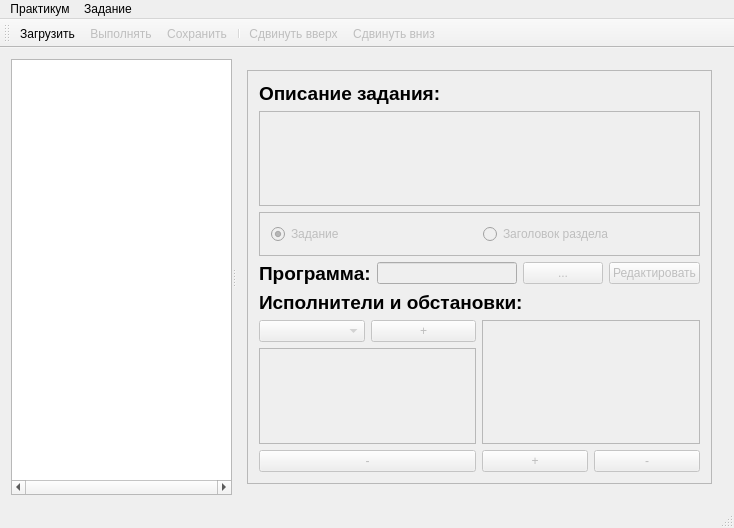
<?xml version="1.0" encoding="UTF-8"?>
<ui version="4.0">
 <class>MainWindowTask</class>
 <widget class="QMainWindow" name="MainWindowTask">
  <property name="geometry">
   <rect>
    <x>0</x>
    <y>0</y>
    <width>734</width>
    <height>528</height>
   </rect>
  </property>
  <property name="windowTitle">
   <string>Редактор практикумов</string>
  </property>
  <property name="windowIcon">
   <iconset>
    <normaloff>:/taskEdit.png</normaloff>:/taskEdit.png</iconset>
  </property>
  <widget class="QWidget" name="centralWidget">
   <layout class="QGridLayout" name="gridLayout_2">
    <item row="0" column="0">
     <layout class="QGridLayout" name="gridLayout">
      <item row="0" column="0">
       <widget class="QSplitter" name="splitter">
        <property name="orientation">
         <enum>Qt::Horizontal</enum>
        </property>
        <widget class="QTreeView" name="treeView">
         <property name="minimumSize">
          <size>
           <width>200</width>
           <height>100</height>
          </size>
         </property>
         <property name="horizontalScrollBarPolicy">
          <enum>Qt::ScrollBarAlwaysOn</enum>
         </property>
         <property name="showDropIndicator" stdset="0">
          <bool>false</bool>
         </property>
         <property name="selectionMode">
          <enum>QAbstractItemView::ExtendedSelection</enum>
         </property>
         <property name="selectionBehavior">
          <enum>QAbstractItemView::SelectItems</enum>
         </property>
         <property name="indentation">
          <number>16</number>
         </property>
         <property name="uniformRowHeights">
          <bool>true</bool>
         </property>
        </widget>
        <widget class="QWidget" name="horizontalLayoutWidget">
         <layout class="QHBoxLayout" name="horizontalLayout">
          <item>
           <widget class="QFrame" name="frame">
            <property name="frameShape">
             <enum>QFrame::StyledPanel</enum>
            </property>
            <property name="frameShadow">
             <enum>QFrame::Raised</enum>
            </property>
            <layout class="QVBoxLayout" name="verticalLayout_2">
             <item>
              <widget class="QLabel" name="label">
               <property name="font">
                <font>
                 <pointsize>14</pointsize>
                 <weight>75</weight>
                 <bold>true</bold>
                </font>
               </property>
               <property name="text">
                <string>Описание задания:</string>
               </property>
              </widget>
             </item>
             <item>
              <layout class="QVBoxLayout" name="verticalLayout">
               <item>
                <widget class="QTextEdit" name="descEdit">
                 <property name="enabled">
                  <bool>false</bool>
                 </property>
                 <property name="minimumSize">
                  <size>
                   <width>0</width>
                   <height>20</height>
                  </size>
                 </property>
                </widget>
               </item>
              </layout>
             </item>
             <item>
              <widget class="QFrame" name="typeGroup">
               <property name="enabled">
                <bool>false</bool>
               </property>
               <property name="frameShape">
                <enum>QFrame::StyledPanel</enum>
               </property>
               <property name="frameShadow">
                <enum>QFrame::Raised</enum>
               </property>
               <layout class="QHBoxLayout" name="horizontalLayout_6">
                <item>
                 <widget class="QRadioButton" name="zadRb">
                  <property name="text">
                   <string>Задание</string>
                  </property>
                  <property name="checked">
                   <bool>true</bool>
                  </property>
                 </widget>
                </item>
                <item>
                 <widget class="QRadioButton" name="nodeRb">
                  <property name="text">
                   <string>Заголовок раздела</string>
                  </property>
                 </widget>
                </item>
               </layout>
              </widget>
             </item>
             <item>
              <widget class="QFrame" name="frame_7">
               <property name="frameShape">
                <enum>QFrame::NoFrame</enum>
               </property>
               <property name="frameShadow">
                <enum>QFrame::Plain</enum>
               </property>
               <property name="lineWidth">
                <number>0</number>
               </property>
               <layout class="QHBoxLayout" name="horizontalLayout_5">
                <property name="spacing">
                 <number>-1</number>
                </property>
                <property name="margin">
                 <number>0</number>
                </property>
                <item>
                 <widget class="QLabel" name="label_2">
                  <property name="font">
                   <font>
                    <pointsize>14</pointsize>
                    <weight>75</weight>
                    <bold>true</bold>
                   </font>
                  </property>
                  <property name="text">
                   <string>Программа:</string>
                  </property>
                 </widget>
                </item>
                <item>
                 <widget class="QLineEdit" name="prgEdit">
                  <property name="enabled">
                   <bool>false</bool>
                  </property>
                 </widget>
                </item>
                <item>
                 <widget class="QPushButton" name="selFileButt">
                  <property name="enabled">
                   <bool>false</bool>
                  </property>
                  <property name="text">
                   <string>...</string>
                  </property>
                 </widget>
                </item>
                <item>
                 <widget class="QPushButton" name="editFButt">
                  <property name="enabled">
                   <bool>false</bool>
                  </property>
                  <property name="text">
                   <string>Редактировать</string>
                  </property>
                 </widget>
                </item>
               </layout>
              </widget>
             </item>
             <item>
              <widget class="QLabel" name="label_3">
               <property name="font">
                <font>
                 <pointsize>14</pointsize>
                 <weight>75</weight>
                 <bold>true</bold>
                </font>
               </property>
               <property name="text">
                <string>Исполнители и обстановки:</string>
               </property>
              </widget>
             </item>
             <item>
              <widget class="QFrame" name="frame_2">
               <property name="frameShape">
                <enum>QFrame::Box</enum>
               </property>
               <property name="frameShadow">
                <enum>QFrame::Raised</enum>
               </property>
               <property name="lineWidth">
                <number>0</number>
               </property>
               <layout class="QHBoxLayout" name="horizontalLayout_4">
                <property name="margin">
                 <number>0</number>
                </property>
                <item>
                 <widget class="QFrame" name="frame_3">
                  <property name="minimumSize">
                   <size>
                    <width>0</width>
                    <height>100</height>
                   </size>
                  </property>
                  <property name="frameShape">
                   <enum>QFrame::NoFrame</enum>
                  </property>
                  <property name="frameShadow">
                   <enum>QFrame::Plain</enum>
                  </property>
                  <property name="lineWidth">
                   <number>0</number>
                  </property>
                  <layout class="QVBoxLayout" name="verticalLayout_3">
                   <property name="margin">
                    <number>0</number>
                   </property>
                   <item>
                    <widget class="QFrame" name="frame_5">
                     <property name="frameShape">
                      <enum>QFrame::Box</enum>
                     </property>
                     <property name="frameShadow">
                      <enum>QFrame::Plain</enum>
                     </property>
                     <property name="lineWidth">
                      <number>0</number>
                     </property>
                     <layout class="QHBoxLayout" name="horizontalLayout_2">
                      <property name="margin">
                       <number>0</number>
                      </property>
                      <item>
                       <widget class="QComboBox" name="ispSel">
                        <property name="enabled">
                         <bool>false</bool>
                        </property>
                       </widget>
                      </item>
                      <item>
                       <widget class="QPushButton" name="addIspButt">
                        <property name="enabled">
                         <bool>false</bool>
                        </property>
                        <property name="text">
                         <string>+</string>
                        </property>
                       </widget>
                      </item>
                     </layout>
                    </widget>
                   </item>
                   <item>
                    <widget class="QListWidget" name="ispList">
                     <property name="enabled">
                      <bool>false</bool>
                     </property>
                    </widget>
                   </item>
                   <item>
                    <widget class="QPushButton" name="remIspButt">
                     <property name="enabled">
                      <bool>false</bool>
                     </property>
                     <property name="text">
                      <string>-</string>
                     </property>
                    </widget>
                   </item>
                  </layout>
                 </widget>
                </item>
                <item>
                 <widget class="QFrame" name="frame_4">
                  <property name="frameShape">
                   <enum>QFrame::NoFrame</enum>
                  </property>
                  <property name="frameShadow">
                   <enum>QFrame::Raised</enum>
                  </property>
                  <property name="lineWidth">
                   <number>0</number>
                  </property>
                  <layout class="QVBoxLayout" name="verticalLayout_4">
                   <property name="margin">
                    <number>0</number>
                   </property>
                   <item>
                    <widget class="QListWidget" name="fieldsList">
                     <property name="enabled">
                      <bool>false</bool>
                     </property>
                    </widget>
                   </item>
                   <item>
                    <widget class="QFrame" name="frame_6">
                     <property name="frameShape">
                      <enum>QFrame::NoFrame</enum>
                     </property>
                     <property name="frameShadow">
                      <enum>QFrame::Plain</enum>
                     </property>
                     <property name="lineWidth">
                      <number>0</number>
                     </property>
                     <layout class="QHBoxLayout" name="horizontalLayout_3">
                      <property name="margin">
                       <number>0</number>
                      </property>
                      <item>
                       <widget class="QPushButton" name="addFieldButt">
                        <property name="enabled">
                         <bool>false</bool>
                        </property>
                        <property name="text">
                         <string>+</string>
                        </property>
                       </widget>
                      </item>
                      <item>
                       <widget class="QPushButton" name="remFieldButt">
                        <property name="enabled">
                         <bool>false</bool>
                        </property>
                        <property name="text">
                         <string>-</string>
                        </property>
                       </widget>
                      </item>
                     </layout>
                    </widget>
                   </item>
                  </layout>
                 </widget>
                </item>
               </layout>
              </widget>
             </item>
            </layout>
           </widget>
          </item>
         </layout>
        </widget>
       </widget>
      </item>
     </layout>
    </item>
   </layout>
  </widget>
  <widget class="QToolBar" name="mainToolBar">
   <attribute name="toolBarArea">
    <enum>TopToolBarArea</enum>
   </attribute>
   <attribute name="toolBarBreak">
    <bool>false</bool>
   </attribute>
   <addaction name="loadCurs"/>
   <addaction name="do_task"/>
   <addaction name="actionS"/>
   <addaction name="separator"/>
   <addaction name="actionup"/>
   <addaction name="actionDown"/>
  </widget>
  <widget class="QStatusBar" name="statusBar"/>
  <widget class="QMenuBar" name="menuBar">
   <property name="geometry">
    <rect>
     <x>0</x>
     <y>0</y>
     <width>734</width>
     <height>22</height>
    </rect>
   </property>
   <widget class="QMenu" name="menu">
    <property name="title">
     <string>Практикум</string>
    </property>
    <widget class="QMenu" name="rescentMenu">
     <property name="title">
      <string>Недавние</string>
     </property>
     <addaction name="separator"/>
    </widget>
    <addaction name="actionNewK"/>
    <addaction name="loadCurs"/>
    <addaction name="rescentMenu"/>
    <addaction name="actionS"/>
    <addaction name="actionSave"/>
    <addaction name="separator"/>
    <addaction name="actionClose"/>
    <addaction name="separator"/>
   </widget>
   <widget class="QMenu" name="menu_2">
    <property name="title">
     <string>Задание</string>
    </property>
    <widget class="QMenu" name="menuMove">
     <property name="enabled">
      <bool>false</bool>
     </property>
     <property name="title">
      <string>Переместить</string>
     </property>
     <addaction name="separator"/>
    </widget>
    <addaction name="do_task"/>
    <addaction name="actionAdd"/>
    <addaction name="actionRemove"/>
    <addaction name="addDeep"/>
    <addaction name="actionup"/>
    <addaction name="actionDown"/>
    <addaction name="actionMakeSection"/>
    <addaction name="menuMove"/>
   </widget>
   <addaction name="menu"/>
   <addaction name="menu_2"/>
  </widget>
  <action name="loadCurs">
   <property name="text">
    <string>Загрузить</string>
   </property>
  </action>
  <action name="checkTask">
   <property name="enabled">
    <bool>false</bool>
   </property>
   <property name="text">
    <string>Проверить</string>
   </property>
  </action>
  <action name="action_3">
   <property name="enabled">
    <bool>false</bool>
   </property>
   <property name="text">
    <string>Сбросить</string>
   </property>
  </action>
  <action name="action_4">
   <property name="enabled">
    <bool>false</bool>
   </property>
   <property name="text">
    <string>Подсказка</string>
   </property>
  </action>
  <action name="actionClose">
   <property name="text">
    <string>Закрыть</string>
   </property>
  </action>
  <action name="do_task">
   <property name="enabled">
    <bool>false</bool>
   </property>
   <property name="text">
    <string>Выполнять</string>
   </property>
   <property name="visible">
    <bool>false</bool>
   </property>
  </action>
  <action name="actionSave">
   <property name="enabled">
    <bool>false</bool>
   </property>
   <property name="text">
    <string>Сохранить как...</string>
   </property>
  </action>
  <action name="actionReset">
   <property name="enabled">
    <bool>false</bool>
   </property>
   <property name="text">
    <string>Сбросить</string>
   </property>
  </action>
  <action name="actionTested">
   <property name="enabled">
    <bool>false</bool>
   </property>
   <property name="text">
    <string>Вернуться к проверенной</string>
   </property>
  </action>
  <action name="actionAdd">
   <property name="checkable">
    <bool>false</bool>
   </property>
   <property name="text">
    <string>Копировать</string>
   </property>
  </action>
  <action name="actionRemove">
   <property name="text">
    <string>Удалить </string>
   </property>
  </action>
  <action name="actionEdit">
   <property name="enabled">
    <bool>false</bool>
   </property>
   <property name="text">
    <string>Редактировать</string>
   </property>
  </action>
  <action name="addDeep">
   <property name="text">
    <string>Копировать вглубь</string>
   </property>
  </action>
  <action name="actionSaveK">
   <property name="text">
    <string>Сохранить</string>
   </property>
   <property name="visible">
    <bool>false</bool>
   </property>
  </action>
  <action name="actionSaveKas">
   <property name="text">
    <string>Сохранить как...</string>
   </property>
  </action>
  <action name="actionNewK">
   <property name="text">
    <string>Новый</string>
   </property>
  </action>
  <action name="actionup">
   <property name="enabled">
    <bool>false</bool>
   </property>
   <property name="icon">
    <iconset resource="marks.qrc">
     <normaloff>:/arrow_up.svg</normaloff>
     <disabledoff>:/arrow_upDIS.svg</disabledoff>
     :/arrow_up.svg
    </iconset>
   </property>
   <property name="text">
    <string>Сдвинуть вверх</string>
   </property>
  </action>
  <action name="actionDown">
   <property name="enabled">
    <bool>false</bool>
   </property>
   <property name="icon">
    <iconset resource="marks.qrc">
     <normaloff>:/arrow_down.svg</normaloff>
     <disabledoff>:/arrow_downDIS.svg</disabledoff>
     :/arrow_down.svg
    </iconset>
   </property>
   <property name="text">
    <string>Сдвинуть вниз</string>
   </property>
  </action>
  <action name="actionS">
   <property name="enabled">
    <bool>false</bool>
   </property>
   <property name="text">
    <string>Сохранить </string>
   </property>
  </action>
  <action name="actionMakeSection">
   <property name="enabled">
    <bool>false</bool>
   </property>
   <property name="text">
    <string>Объеденить в раздел</string>
   </property>
  </action>
  <action name="actionMove">
   <property name="text">
    <string>Переместить</string>
   </property>
  </action>
 </widget>
 <layoutdefault spacing="6" margin="11"/>
 <resources>
  <include location="marks.qrc"/>
 </resources>
 <connections/>
</ui>
